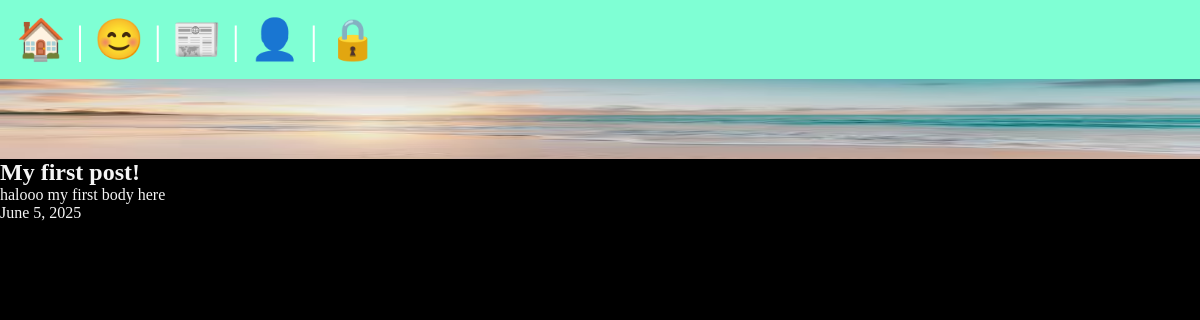
The page /posts/first-post on the database its author committed.
### posts/models.py (models this page shows, shortened)
class Post(models.Model):
    title = models.CharField(max_length=75)
    body = models.TextField()
    slug = models.SlugField()
    date = models.DateField(auto_now_add=True)
    banner = models.ImageField(default='fallback.png', blank=True)

### posts/views.py (the view)
# urls.py: path('<slug:slug>', views.post_page, name="page"),
def post_page(request, slug):
    post = Post.objects.get(slug=slug)
    return render(request, 'posts/post_page.html', {'post': post})

### posts/templates/posts/post_page.html (shortened to what this page needs)
{% extends "layout.html" %}
{% block content %}
<section>
        <img class="banner" src="{{post.banner.url}}" alt="{{post.title}}">
        <h1>{{post.title}}</h1>
        <p>{{post.body}}</p>
        <p>{{post.date}}</p>
</section>
{% endblock  %}

### static/css/style.css (style rules this page uses)
* { margin: 0; padding: 0; box-sizing: border-box; }
body { min-height: 100vh; display: flex; flex-flow: column; font-size: 1rem; background-color: black; color: whitesmoke; }
h1, p { text-align: left; }
.banner { display: block; width: 100%; height: 80px; }

### rows shown on the page
Post: banner (picture), title "My first post!", body "halooo my first body here", date "June 5, 2025"
